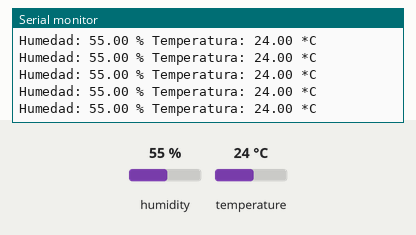
Bench run of a sketch on a simulated Arduino Uno, built with avr-gcc and run on an emulated ATmega328P. On the bench: the last lines printed to the serial monitor. Inputs (shaded band) come from the test bench; at power-on: humidity 55 %, temperature 24 °C.

Above: at 2.8 s.
2.9 s: humidity set to 22 %
At 4.21 s:
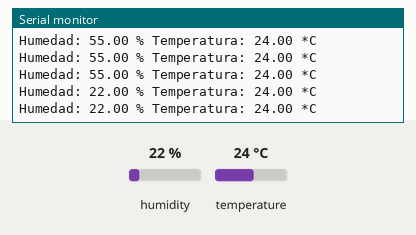
8.9 s: temperature set to 12 °C
At 9.03 s:
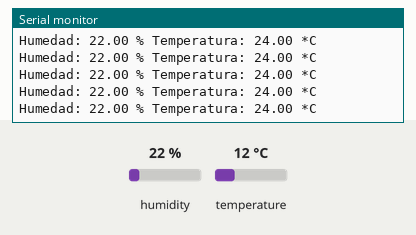
14.9 s: humidity set to 40 %
At 15.02 s:
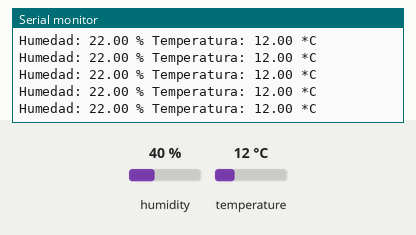
Timing chart, 0 to 17.9 s (numbered marks = the images above; inputs shaded):
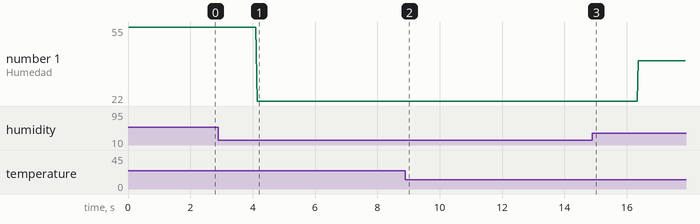

The sketch:

7._sensor_de_tenperatua_y_humedad.ino
```cpp
//7 Sensor de  Temperatura
#include "DHT.h"

int pinTemperatura = 11;

DHT temperatura(pinTemperatura,DHT11);

void setup()
{
  pinMode (pinTemperatura,INPUT);
  temperatura.begin();
  Serial.begin(9600);
}

void loop() {

float h = temperatura.readHumidity();//lee la humedad usando el metodo readHumidity
float t = temperatura.readTemperature();//lee la temperatura usando el metodo ReadTemperature
if (isnan(h) || isnan(t))
return;
{
  Serial.print("Humedad: ");
  Serial.print(h);
  Serial.print(" % ");
  Serial.print("Temperatura: ");
  Serial.print(t);
  Serial.println(" *C");
  }

}
```

Measured:
- after the input at 2.9 s, the serial monitor: prints a new line after 1.2 s (image 1)
- plotted number 1: 55 → 22 after the input at 2.9 s, 22 → 40 after the input at 14.9 s
